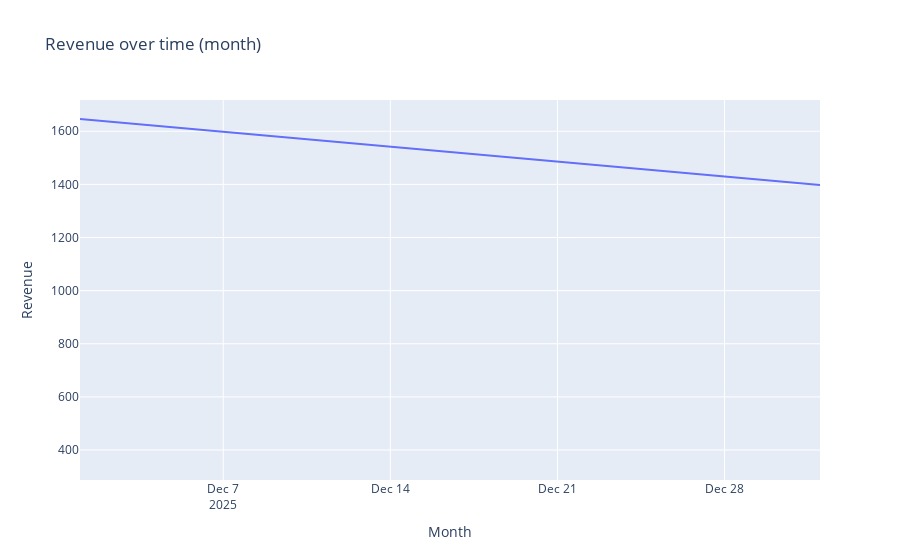

Notebook source saved alongside this figure:
### Code cell
fig.update_layout(title={"x": 0.02})
fig = px.line(trend, x="month", y="revenue", title="Revenue over time (month)")
fig.update_xaxes(title_text="Month")
fig.update_yaxes(title_text="Revenue")
save_fig(fig, FIGS / "revenue_trend_monthly.png")

fig

### Figure 1 — Plotly figure (JSON) as saved in the notebook; plotly's stock layout.template omitted (floating-point values rounded to 4 significant figures)
{"data": [{"hovertemplate": "month=%{x}<br>revenue=%{y}<extra></extra>", "legendgroup": "", "line": {"color": "#636efa", "dash": "solid"}, "marker": {"symbol": "circle"}, "mode": "lines", "name": "", "orientation": "v", "showlegend": false, "type": "scatter", "x": ["2025-12", "2026-01", null], "xaxis": "x", "y": [1646.0, 1398.0, 358.6], "yaxis": "y"}], "layout": {"legend": {"tracegroupgap": 0}, "title": {"text": "Revenue over time (month)"}, "xaxis": {"anchor": "y", "domain": [0, 1], "title": {"text": "Month"}}, "yaxis": {"anchor": "x", "domain": [0, 1], "title": {"text": "Revenue"}}}}
